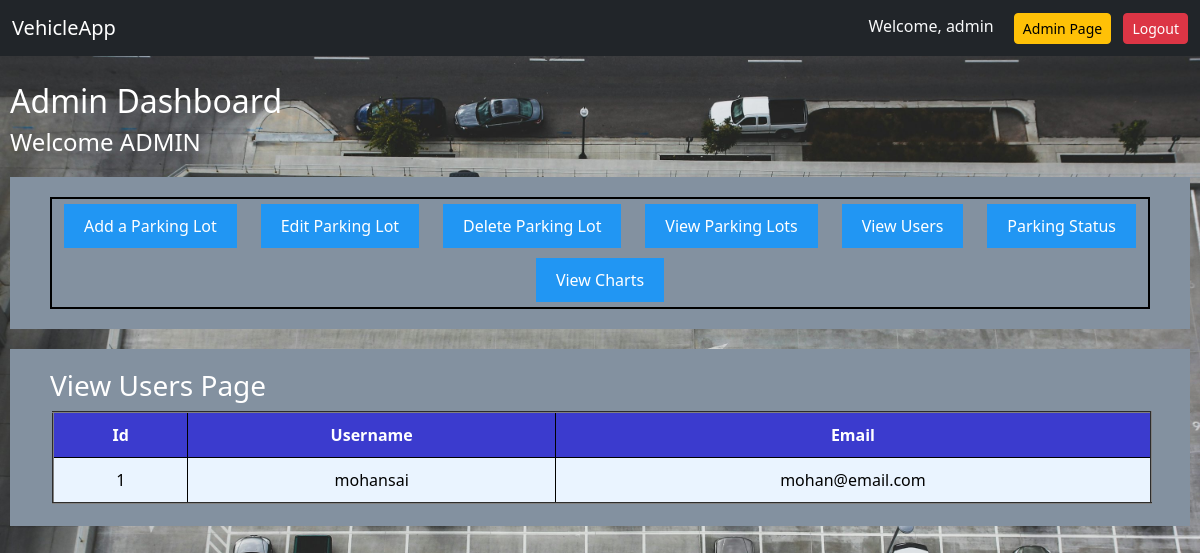
Page /admin_view_users (signed in) on the committed database.
### models.py (models this page shows)
class User(db.Model):
    id= db.Column(db.Integer,primary_key=True)
    username=db.Column(db.String(50), nullable=False,unique=True)
    email=db.Column(db.String(60),nullable=False,unique=True)
    password=db.Column(db.String(100),nullable=False)

### app.py (the view)
@app.route('/admin_view_users')
def admin_view_users():
    if session.get('username')!=admin_username:
        flash('access denied')
        return redirect('/login')
    users=User.query.filter(User.username != admin_username).all()
    return render_template('adminpage.html',users=users,action='viewusers')

### templates/adminpage.html (shortened to what this page needs)
{% extends 'base.html' %}
{% block content %}
<link rel="stylesheet" href="{{ url_for('static', filename='styles/adminpage.css') }}">
<h2>Admin Dashboard</h2>
    <h4> Welcome ADMIN </h4>
    <div class='admin-content'>
         <div class='admin-funcs'>
             <a href='{{ url_for('admin',action='add')}}' >Add a Parking Lot</a>
             <a href='{{ url_for('admin',action='edit')}}'>Edit Parking Lot</a>
             <a href='{{ url_for('admin',action='delete')}}'>Delete Parking Lot</a>
             <a href='{{ url_for('admin',action='view')}}'>View Parking Lots</a>
             <a href='{{ url_for('admin',action='viewusers')}}'>View Users</a>
             <a href='{{url_for('admin',action='status')}}'>Parking Status </a>
             <a href='{{ url_for('admin',action='summary')}}'>View Charts</a>
         </div>
    </div>
    <div class='admin-main-content'>
        {% if action == 'add' %}
            {% include 'admin_add_lot.html' %}
        {% elif action == 'edit' %}
            {% include 'admin_edit_lot.html' %}
        {% elif action == 'delete' %}
            {% include 'admin_delete_lot.html' %}
        {% elif action == 'view' %}
            {% include 'admin_view_lot.html' %}
        {% elif action == 'viewusers' %}
            {% include 'admin_view_users.html' %}
        {% elif action == 'summary' %}
            {% include 'usercharts.html' %}
        {% elif action == 'parkingstatus' %}
            {% include 'adminparkingstatus.html' %}
        {% else %}
            <h4> Select a function from the options available </h4>
        {% endif %}
    </div>
{% endblock %}

### templates/admin_view_users.html
<h3> View Users Page </h3>
{% if users %}
<table border='2' cellpadding='10' class='admin-view-users-table'>
    <tr>
        <th>Id</th>
        <th>Username</th>
        <th>Email</th>
    </tr>
        {% for u in users %}
        <tr>
            <td>{{u.id - 1}}</td>
            <td>{{u.username}}</td>
            <td>{{u.email}}</td>
        </tr>
        {% endfor%}
</table>
{% else %}
    <p>No users available</p>
{% endif %}

### static/styles/adminpage.css (style rules this page uses)
body { margin:10px; box-sizing: border-box; }
.admin-content, .admin-main-content { padding:20px 40px; background-color: rgb(131, 145, 160); margin: 20px auto; }
.admin-funcs { display: flex; justify-content: space-around; flex-wrap: wrap; border:2px solid black; }
.admin-funcs a { display: inline-block; padding:10px 20px; margin:5px; background-color: #2196F3; text-decoration: none; color:white; }
.admin-view-table,.admin-view-users-table,.admin-park-table { text-align: center; width:100%; margin:2px; background-color:rgb(59, 59, 206); }
.admin-view-table th,td { border:1px solid black; }
.admin-park-table th,.admin-view-users-table th { border:1px solid black; }
.admin-view-users-table td,.admin-park-table td { border:2px solild black; background-color: #EAF4FF; color:black; }

### templates/base.html (style rules this page uses)
body { background-image:url('static/images/bg-image.jpeg'); background-size: cover; color:white; margin:18px; }

### rows in the picture
User: id "1", username "mohansai", email "mohan@email.com"

### other values in the picture
{{ session['username'] }} "admin"
